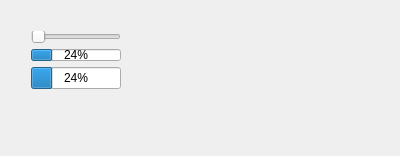
<?xml version="1.0" encoding="UTF-8"?>
<ui version="4.0">
 <class>MainWindow</class>
 <widget class="QMainWindow" name="MainWindow">
  <property name="geometry">
   <rect>
    <x>0</x>
    <y>0</y>
    <width>400</width>
    <height>156</height>
   </rect>
  </property>
  <property name="windowTitle">
   <string>MainWindow</string>
  </property>
  <widget class="QWidget" name="centralWidget">
   <widget class="QWidget" name="">
    <property name="geometry">
     <rect>
      <x>20</x>
      <y>20</y>
      <width>112</width>
      <height>80</height>
     </rect>
    </property>
    <layout class="QVBoxLayout" name="verticalLayout_2">
     <item>
      <layout class="QVBoxLayout" name="verticalLayout">
       <item>
        <widget class="QSlider" name="horizontalSlider">
         <property name="orientation">
          <enum>Qt::Horizontal</enum>
         </property>
        </widget>
       </item>
       <item>
        <widget class="QProgressBar" name="progressBar">
         <property name="value">
          <number>24</number>
         </property>
        </widget>
       </item>
      </layout>
     </item>
     <item>
      <widget class="QProgressBar" name="progressBar_2">
       <property name="value">
        <number>24</number>
       </property>
      </widget>
     </item>
    </layout>
   </widget>
  </widget>
  <widget class="QMenuBar" name="menuBar">
   <property name="geometry">
    <rect>
     <x>0</x>
     <y>0</y>
     <width>400</width>
     <height>21</height>
    </rect>
   </property>
  </widget>
 </widget>
 <layoutdefault spacing="6" margin="11"/>
 <resources/>
 <connections/>
</ui>
